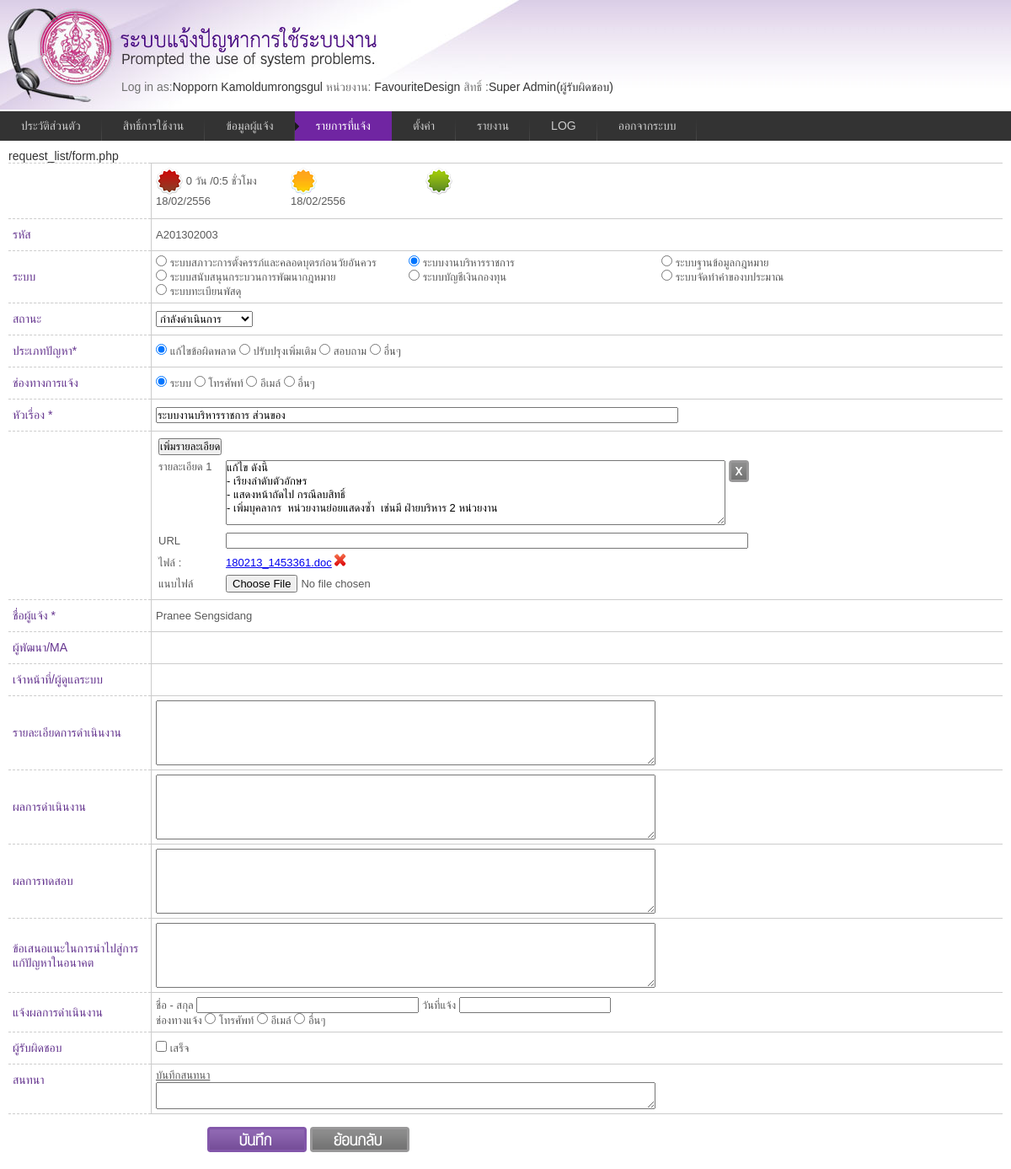
/request_list.php?act=form&id=159 (signed in), run on an earlier commit of the app's database.
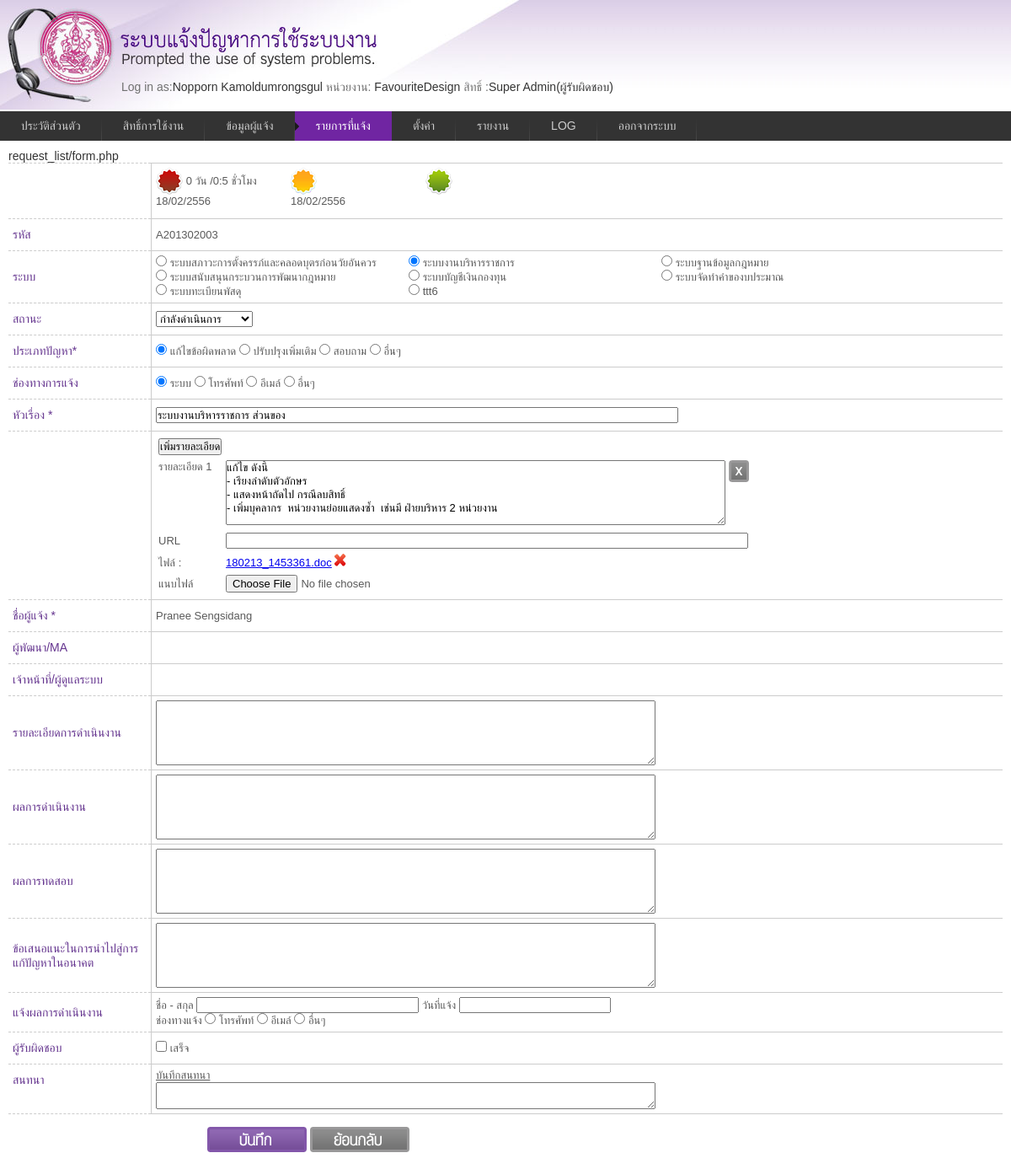
And on a later commit of the database.
### tables this page shows
CREATE TABLE `request_lists` (
  `id` int(11) NOT NULL auto_increment,
  `code` varchar(20) default NULL,
  `problemtype` varchar(40) default NULL,
  `title` varchar(255) default NULL,
  `status` varchar(30) default NULL,
  `chk_send` varchar(255) default NULL,
  `system_note` longtext,
  `response_note` longtext,
  `coordinator_note` longtext,
  `send_note` longtext,
  `active_date` datetime default NULL,
  `send_date` datetime default NULL,
  `new_date` datetime default NULL,
  `operation_date` datetime default NULL,
  `complete_date` datetime default NULL,
  `systemid` int(11) default NULL,
  `orderid` int(11) default NULL,
  `responsibleid` int(11) default NULL,
  `coordinatorid` int(11) default NULL,
  `ownid` int(11) default NULL,
  `service` varchar(255) default NULL,
  `system_success` char(1) default NULL,
  `response_success` char(1) default NULL,
  `operation_detail` text,
  `result` text,
  `test` text,
  `future` text,
  `admin_id` int(11) default NULL,
  `rso_name` varchar(255) default NULL,
  `rso_date` date default NULL,
  `rso_channel` varchar(255) default NULL,
  PRIMARY KEY  (`id`)
);

CREATE TABLE `system` (
  `ID` int(10) NOT NULL auto_increment,
  `Code` varchar(10) default NULL,
  `SystemName` varchar(200) default NULL,
  `name_eng` varchar(255) default NULL,
  PRIMARY KEY  (`ID`)
);

CREATE TABLE `problemtype` (
  `ID` int(11) NOT NULL auto_increment,
  `Code` varchar(255) default NULL,
  `ProblemName` varchar(255) default NULL,
  `abbr` char(50) default NULL,
  PRIMARY KEY  (`ID`)
);

CREATE TABLE `request_list_details` (
  `id` int(11) NOT NULL auto_increment,
  `detail` text,
  `url` text,
  `fileatth` varchar(255) default NULL,
  `title_id` int(11) default NULL,
  PRIMARY KEY  (`id`)
);

CREATE TABLE `problemstatus` (
  `id` int(11) NOT NULL auto_increment,
  `name` varchar(255) default NULL,
  `img` varchar(255) default NULL,
  PRIMARY KEY  (`id`)
);

### request_list/form.php (the view, shortened to what the changed rows need)
<?php
include ('include/adodb_connect.php');
if (isset($_GET['id']))
{
	$rs=GetData("request_lists",$_GET['id']);
	$dd="select new_date,operation_date,send_date,complete_date from request_lists where id=".$rs['id'];
	$result=mysql_query($dd) or die("datediff :".mysql_error());
	$item=mysql_fetch_assoc($result);
}
?>
<form id="frmedit" action="request_list/save.php" method="post" enctype="multipart/form-data">
<table class="tbadd">
<tr>
<th></th>
<td>
<?php if(isset($_GET['id'])){ ?>
<div style="height:55px;width:160px;float:left">
<img src="images/new.png" width="32" height="32" title="รายการใหม่" align="absmiddle"/>
<span style="display:inline-block;vertical-align:middle">
 <?php
		if($rs['chk_send']=="send" || $rs['chk_send']=="send_wait"){
			if($item['send_date']!="0000-00-00 00:00:00"){
				echo difftime($item['send_date'],$item['new_date']);
			}
		}else{
			if($item['operation_date']!="0000-00-00 00:00:00"){
				echo difftime($item['operation_date'],$item['new_date']);
			}
		}
	?>
</span>
 <p><?php echo DB2Date($item['new_date']) ?></p>
</div>
<div style="height:55px;width:160px;float:left ">
    <?php if($rs['chk_send']==""){ ?>
    <img src="images/process.png" width="32" height="32" title="กำลังดำเนินการ" align="absmiddle"/>
   	<?php }else{ ?>
    <img src="images/send.png" width="32" height="32" title="ส่งต่อการดำเนินการ" align="absmiddle"/>
    <?php } ?>
  	<?php
		if($rs['chk_send']=="send" || $rs['chk_send']=="send_wait"){
			if($rs['complete_date']!="0000-00-00 00:00:00"){
				echo difftime($item['complete_date'],$item['send_date']);
			}
		  $c=TRUE;
		}else{
		  $c=FALSE;
		}
	?>
    <p><?php echo ($c)? DB2Date($item['send_date']):DB2Date($item['operation_date']); ?></p>
</div>
    <div style="height:55px;width:160px;float:left">
    <img src="images/complete.png" width="32" height="32" title="เรียบร้อย"  align="absmiddle"/>
    </div>
  <?php } ?>
</td>
</tr>
<tr>
  <th>รหัส </th>
  <td><?php  echo ($rs['code']=="")?"ระบบกำหนดให้อัตโนมัติ":$rs['code'];?></td>
</tr>
<tr>
<th>ระบบ</th>
<td>
<div style="width:1000px">
<?php
	$sql= "SELECT c.id as id,c.systemname as name FROM informent a ";
	$sql.=" LEFT JOIN user_systems b on a.id=b.userid";
	$sql.=" LEFT JOIN system c on b.systemid=c.id";
	$sql.=" WHERE a.id='".$_SESSION['id']."'";
	$result=mysql_query($sql);
?>
        <?php while($item=mysql_fetch_assoc($result)): ?>
        <span style="display:inline-block;float:left;width:300px;">
    		<input type="radio" name="systemid"  value="<?php echo $item['id']?>" <?php if($item['id']==$rs['systemid']){echo "checked";}?>/> <?php echo $item['name']?>
        </span>
		<?php endwhile; ?>
</div>
</td>
</tr>
<tr>
<tr>
  <th>สถานะ</th>
  <td>
  	<select name="status" id="select">
   	<?php $sql="select * from problemstatus order by id";
		  $result=mysql_query($sql);?>
	<?php while($item=mysql_fetch_assoc($result)):?>
    	<option value="<?php echo $item['id'];?>" <?php if($item['id']==trim($rs['status'])){ echo"selected";}?>><?php echo $item['name'];?></option>
	<?php endwhile;?>
    </select>
  </td>
</tr>
<tr>
  <th>ประเภทปัญหา<span class="Txt_red_12">*</span></th>
  <td>
	<?php
		$sql="SELECT  * FROM problemtype order by id";
		$result=mysql_query($sql);
    ?>
		<?php while($item =mysql_fetch_assoc($result)): ?>
             <input type="radio" name="problemtype"  value="<?php echo $item['ID']; ?>" <?php if($item['ID']==$rs['problemtype']){ echo"checked";} ?> /><label> <?php echo $item['ProblemName'] ?></label>
        <?php endwhile; ?>
  </td>
</tr>
<tr>
	<th>ช่องทางการแจ้ง</th>
    <td>
    	<input type="radio" name="service" value="sys"  checked="checked" /> ระบบ
		<input type="radio" name="service" value="tel"   <?php if($rs['service']=="tel"){echo "checked";}?>/> โทรศัพท์
		<input type="radio" name="service" value="email" <?php if($rs['service']=="email"){echo "checked";}?>/> อีเมล์
        <input type="radio" name="service" value="other" <?php if($rs['service']=="other"){echo "checked";}?>/> อื่นๆ
    </td>
</tr>
<tr>
  <th>หัวเรื่อง <span class="Txt_red_12">*</span></th>
  <td><input name="title" type="text" id="textarea3"  size="75"  value="<?php echo $rs['title']; ?>"/></td>
</tr>
<tr>
<th></th>
<td class="problem">
<?php
if(@$_GET['id']!=""){
		  $sql="select b.id as id,b.fileatth as fileatth,b.detail as detail,b.url as url,b.title_id as title_id";
		  $sql.=" from request_lists a left join request_list_details b on a.id=b.title_id where a.id=".$_GET['id']." order by id ";
		  $result=mysql_query($sql) or die("Error :".mysql_error());
?>
	<p style="padding:3px;"><input type="button"  id="addproblem" name="addproblem" value="เพิ่มรายละเอียด" onclick="add_problem($('#k_before').val());" /></p>
	<?php
		$i=0;
	while( $item=mysql_fetch_assoc($result)){
		$i++;
	?>
    <div id="problem_<?php echo $i ?>"  >
    <p style="padding:3px;"><label style="vertical-align:top; width:80px;display:inline-block;"> รายละเอียด <?php echo $i ?></label><textarea  name="detail<?php echo $i ?>"
    id="detail<?php echo $i ?>" cols="72" rows="5"><?php echo $item['detail'] ?></textarea>
        <span style="vertical-align:top;">
        <input type="button" name="delbutton" id="delbutton"  class="btn_delete" onclick="alert_del(<?php echo $item['id']; ?>,<?php echo $rs['id']; ?>)" />
        </span>
    </p>
    <p style="padding:3px;">
    <label style="width:80px;display:inline-block;"> URL</label><input type="text" name="url<?php echo $i ?>"  size="75" value="<?php echo $item['url']?>"/>
    </p>
   <?php if($item['fileatth']!="" ){?>
    <p style="padding:3px;">
    <label style="width:80px;display:inline-block;"> ไฟล์ :</label><a href="download.php?filename=<?php echo $item['fileatth']?>"><?php echo $item['fileatth']?></a>
    <img   src="images/delete_ico.png" width="14" height="15"  name="del_file" class="cursor" onclick="alert_del(<?php echo $item['id']; ?>,<?php echo $rs['id']; ?>,1)"  />
    </p>
    <?php } ?>
    <p style="padding:3px;"><label style="width:80px;display:inline-block;"> แนบไฟล์</label><input type="file"   name="fileatth<?php echo $i ?>"  size="40"/> </p>
    <?php } ?>
<?php  }?>
</td>
</tr>
<tr>
  <th>ชื่อผู้แจ้ง  <span class="Txt_red_12">*</span></th>
  <td>
  <?php if($rs['orderid']!=0 || $rs['orderid']!="" ):?>
 	 	<?php  $name=GetUser($rs['orderid'],'order'); echo $name['name']?>
  <?php endif;?>
  </td>
</tr>
<tr>
  <th>ผู้พัฒนา/MA</th>
  <td class="ma_user">
  </td>
</tr>
<tr>
	<th>เจ้าหน้าที่/ผู้ดูแลระบบ</th>
	<td class="admin_user">
		<?php
			if($rs['systemid'] != ""){
				$rs3 = $db->GetAll("SELECT * FROM admin_user where system_id = ".$rs['systemid']." ORDER BY id ASC");
			}
		?>
	</td>
</tr>
<tr class="detail">
	<th>รายละเอียดการดำเนินงาน</th>
	<td><textarea name="operation_detail" rows="5" cols="72"><?php echo $rs['operation_detail']?></textarea></td>
</tr>
<tr class="result">
	<th>ผลการดำเนินงาน</th>
	<td><textarea name="result" rows="5" cols="72"><?php echo $rs['result']?></textarea></td>
</tr>
<tr class="test">
	<th>ผลการทดสอบ</th>
	<td><textarea name="test" rows="5" cols="72"><?php echo $rs['test']?></textarea></td>
</tr>
<tr class="future">
	<th>ข้อเสนอแนะในการนำไปสู่การแก้ปัญหาในอนาคต</th>
	<td><textarea name="future" rows="5" cols="72"><?php echo $rs['future']?></textarea></td>
</tr>
<tr>
	<th>แจ้งผลการดำเนินงาน</th>
	<td>
		ชื่อ - สกุล <input type='text' name='rso_name' value="<?php echo $rs['rso_name']?>" style="width:260px;"> วันที่แจ้ง <input type='text' name='rso_date' class="datepicker" value="<?php echo ($rs['rso_date'] != "0000-00-00")?DB2Date($rs['rso_date']):'';?>"><br>
		ช่องทางแจ้ง <input type="radio" name="rso_channel" value="tel"   <?php if($rs['rso_channel']=="tel"){echo "checked";}?>/> โทรศัพท์
		<input type="radio" name="rso_channel" value="email" <?php if($rs['rso_channel']=="email"){echo "checked";}?>/> อีเมล์
        <input type="radio" name="rso_channel" value="other" <?php if($rs['rso_channel']=="other"){echo "checked";}?>/> อื่นๆ
	</td>
</tr>
<tr>
  <th valign="top">ผู้รับผิดชอบ</th>
  <td><input type="checkbox" name="response_success"value="1" <?php  echo ($rs['response_success']=="1")? "checked":"";?>/> เสร็จ</td>
</tr>
<tr>
  <th valign="top">สนทนา</th>
  <td>
  	<u>บันทึกสนทนา</u><br />
  	<textarea name="request_note" cols="72" rows="2" id="textarea4"></textarea>
  </td>
</tr>
</table>
 <div id="boxbtnadd">
  <input name="input" type="submit" value="บันทึก" class="btn_save" />
  <input name="input2" type="button" value="ย้อนกลับ"  onclick="history.back(1)" class="btn_back"/>
</div>
</form>

What changed in the data, as far as the page shows it:
added system: SystemName "ttt6"
